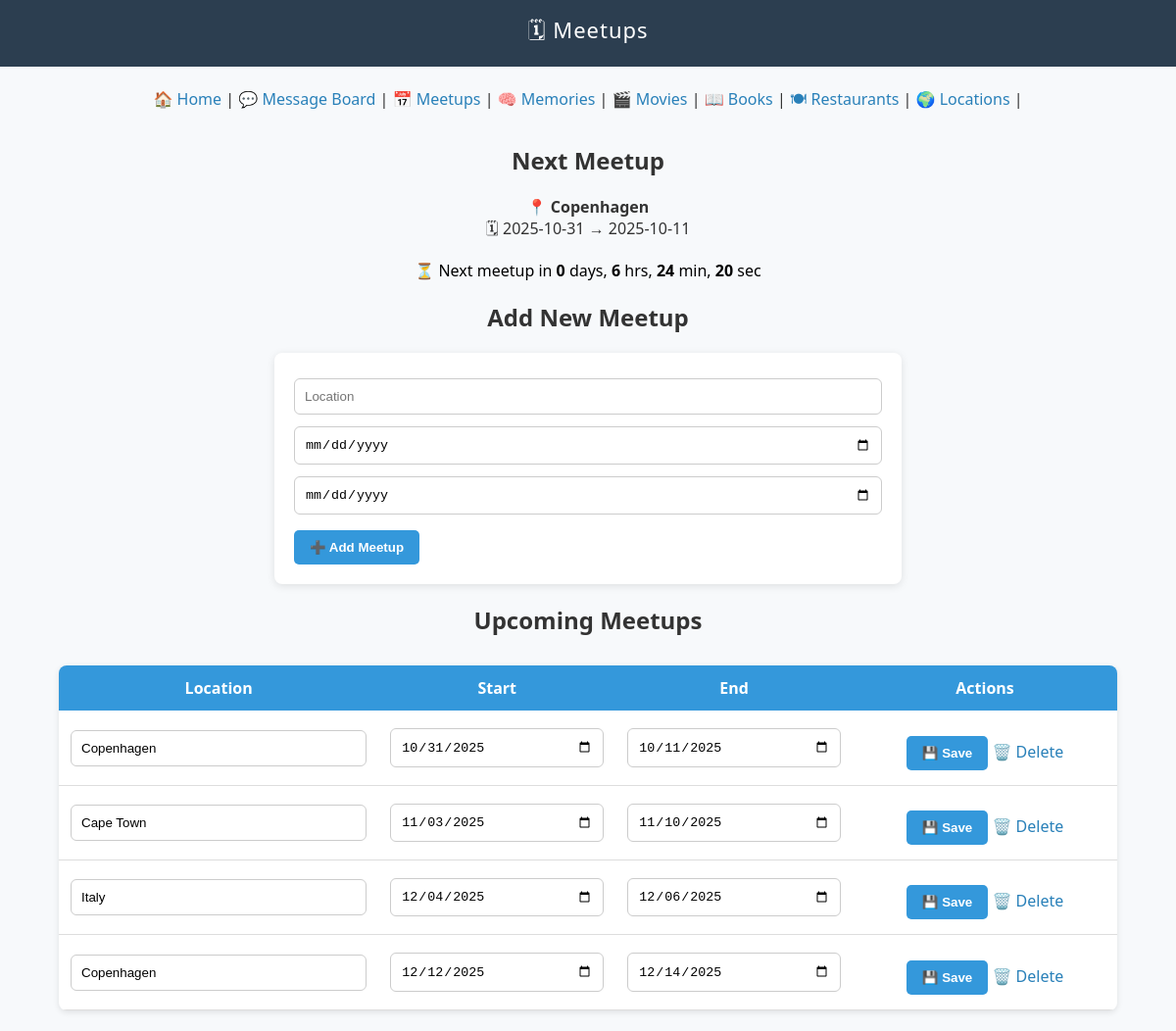
Before: /countdown (upper part) with the older database file.
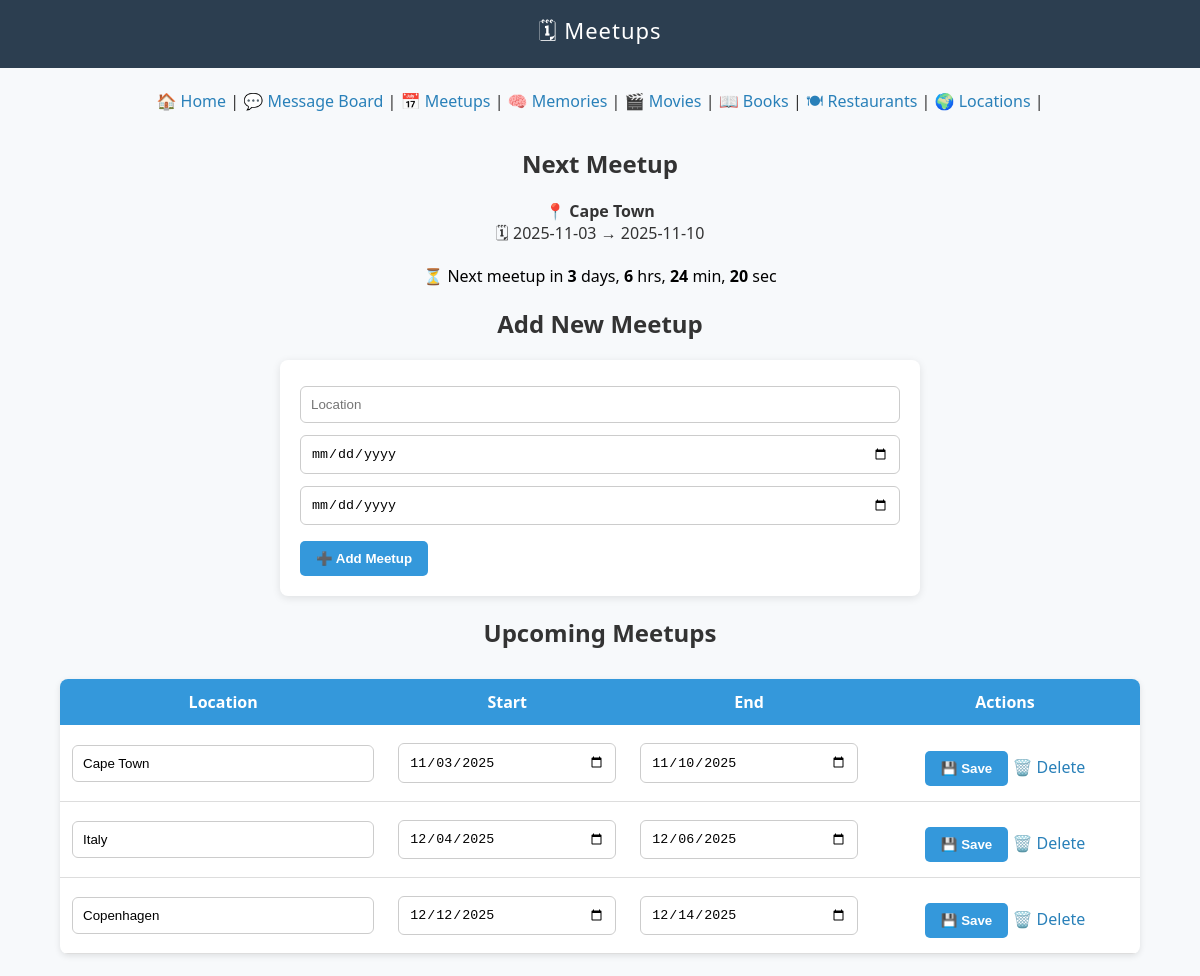
After: the same page with the newer database file.
### tables this page shows
CREATE TABLE meetings (
    id INTEGER PRIMARY KEY AUTOINCREMENT,
    location TEXT NOT NULL,
    start_date TEXT NOT NULL,
    end_date TEXT NOT NULL
);

### app.py (the view, shortened to what this page needs)
@app.route('/countdown', methods=['GET', 'POST'])
def countdown():
    conn = get_db_connection()
    meetings = conn.execute("SELECT * FROM meetings ORDER BY start_date ASC").fetchall()
    conn.close()
    today = datetime.now().date()
    next_meeting = None
    days_until = None
    upcoming = []
    past = []
    for m in meetings:
        start = datetime.strptime(m['start_date'], "%Y-%m-%d").date()
        if start >= today:
            next_meeting = m
            days_until = (start - today).days
            break
    for m in meetings:
        start_date = datetime.strptime(m["start_date"], "%Y-%m-%d").date()
        if start_date >= today:
            upcoming.append(m)
        else:
            past.append(m)
    return render_template('meetups.html', meetings=meetings, next_meeting=next_meeting, days_until=days_until, upcoming=upcoming, past=past, categories=CATEGORIES)

### app.py (called while the page is built)
def get_db_connection():
    conn = sqlite3.connect('data.db')
    conn.row_factory = sqlite3.Row
    return conn

### templates/meetups.html (shortened to what this page needs)
<!DOCTYPE html>
<html lang="en">
<head>
  <link rel="stylesheet" href="{{ url_for('static', filename='style.css') }}">
  <link href="https://cdnjs.cloudflare.com/ajax/libs/fullcalendar/6.1.10/index.global.min.css" rel="stylesheet">
</head>
<body>
<header>
  🗓 Meetups
</header>
<br>
<div class="category-links">
  <a href="/">🏠 Home</a>  |
  <a href="/messages">💬 Message Board</a>  |
  <a href="/countdown">📅 Meetups</a>  |
  <a href="/memories">🧠 Memories</a>  |
  {% for key, names in categories.items() %}
    {% if key != category_key %}
      <a href="/{{key}}">{{ names[0] }} {{ names[1] }}</a>  |
    {% endif %}
  {% endfor %}
</div>
{% if next_meeting %}
  <div style="text-align:center; margin-top:30px;">
    <h2>Next Meetup</h2>
    <p>
      📍 <b>{{ next_meeting['location'] }}</b><br>
      🗓 {{ next_meeting['start_date'] }} → {{ next_meeting['end_date'] }}
    </p>
    <div id="countdown-timer" style="font-size: 1.3em; color: #0066cc; margin-top: 10px;">
    </div>
  </div>
{% else %}
  <p style="text-align:center;">No upcoming meetups found.</p>
{% endif %}
<h2 style="text-align:center;">Add New Meetup</h2>
<form method="POST">
  <input type="text" name="location" placeholder="Location" required>
  <input type="date" name="start_date" required>
  <input type="date" name="end_date" required>
  <button type="submit">➕ Add Meetup</button>
</form>
<h2 style="text-align:center;">Upcoming Meetups</h2>
<table>
  <tr>
    <th>Location</th>
    <th>Start</th>
    <th>End</th>
    <th>Actions</th>
  </tr>
  {% for m in upcoming %}
  <tr>
    <form method="POST" action="/edit_meeting/{{ m['id'] }}">
      <td><input type="text" name="location" value="{{ m['location'] }}"></td>
      <td><input type="date" name="start_date" value="{{ m['start_date'] }}"></td>
      <td><input type="date" name="end_date" value="{{ m['end_date'] }}"></td>
      <td>
        <button type="submit">💾 Save</button>
        <a href="/delete_meeting/{{ m['id'] }}" class="button-link">🗑️ Delete</a>
      </td>
    </form>
  </tr>
  {% endfor %}
</table>
</body>
</html>

### static/style.css (style rules this page uses)
body { font-family: 'Segoe UI', Tahoma, Geneva, Verdana, sans-serif; background-color: #f7f9fb; color: #333; margin: 0; padding: 0; }
header { background-color: #2c3e50; color: white; padding: 15px; text-align: center; font-size: 22px; letter-spacing: 1px; }
a { color: #2980b9; text-decoration: none; }
form { margin: 20px auto; max-width: 600px; background-color: white; padding: 20px; border-radius: 8px; box-shadow: 0px 2px 8px rgba(0,0,0,0.1); }
input[type="text"], input[type="date"], input[type="password"], select { width: 100%; padding: 10px; margin: 6px 0; border-radius: 6px; border: 1px solid #ccc; box-sizing: border-box; }
button { background-color: #3498db; color: white; border: none; padding: 10px 16px; margin-top: 10px; border-radius: 5px; cursor: pointer; font-weight: bold; transition: background 0.3s ease; }
table { width: 90%; border-collapse: collapse; margin: 30px auto; background-color: white; border-radius: 8px; overflow: hidden; box-shadow: 0px 2px 6px rgba(0,0,0,0.1); }
th, td { padding: 12px; text-align: center; }
th { background-color: #3498db; color: white; }
td { border-bottom: 1px solid #ddd; }
.category-links { text-align: center; margin-bottom: 20px; }

Changed rows visible on the page:
removed meetings: location "Copenhagen", start_date "2025-10-31", end_date "2025-10-11", start_date "10/31/2025", end_date "10/11/2025"
Other visible differences:
{{ next_meeting['location'] }}: "Copenhagen" → "Cape Town"
{{ next_meeting['start_date'] }}: "2025-10-31" → "2025-11-03"
{{ next_meeting['end_date'] }}: "2025-10-11" → "2025-11-10"
text written by a page script: "⏳ Next meetup in 0 days, 6 hrs, 24 min, 20 sec" → "⏳ Next meetup in 3 days, 6 hrs, 24 min, 20 sec"
